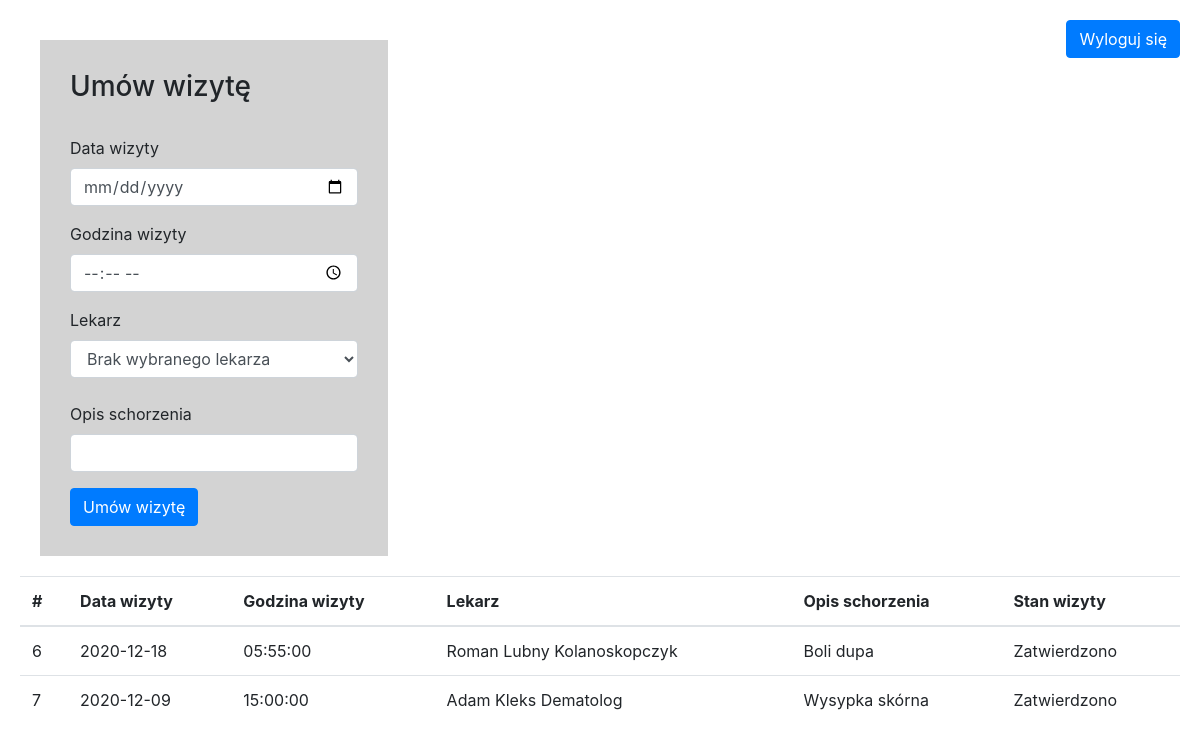
Page /pacjenci.php on the committed database.
### tables this page shows
CREATE TABLE `wizyta` (
  `id_wizyta` int(11) NOT NULL,
  `data` date NOT NULL,
  `godzina` time NOT NULL,
  `lekarz` text NOT NULL,
  `opis` text NOT NULL,
  `stan` text NOT NULL DEFAULT 'Nie zatwierdzono'
);

### pacjenci.php (the view, shortened to what this page needs)
<?php
require_once 'connection.php';
?>
<!doctype html>
<html lang="en">
  <head>
    <link rel="stylesheet" href="https://cdn.jsdelivr.net/npm/bootstrap@4.5.3/dist/css/bootstrap.min.css">
  </head>
  <body>
<div class = "wrapper">
<div class="float-sm-right"><p> <a href="logout.php" >
<button type="submit" class="btn btn-primary"> Wyloguj się </button></a> </p>
</div>
<form method ="post">
  <div class="form-group">
<h3>Umów wizytę</h3> <br/>
    <label for="data">Data wizyty</label>
    <input type="date" class="form-control" id="data" name = "data">
  </div>
  <div class="form-group">
    <label for="godzina">Godzina wizyty</label>
    <input type="time" class="form-control" id="godzina" name = "godzina">
  </div>
<label for="lekarz">Lekarz</label>
  <select class="form-control" id="lekarz" name = "lekarz"  >
  <option>Brak wybranego lekarza</option>
</select>
  <div class="form-group">
  <br/>
    <label for="opis">Opis schorzenia</label>
    <input type="text" class="form-control" id="opis" name = "opis">
  </div>
     <button type="submit" class="btn btn-primary">Umów wizytę</button>
</form>
    <table class="table">
  <thead>
    <tr>
      <th scope="col">#</th>
      <th scope="col">Data wizyty</th>
      <th scope="col">Godzina wizyty</th>
      <th scope="col">Lekarz</th>
      <th scope="col">Opis schorzenia</th>
      <th scope="col">Stan wizyty</th>
    </tr>
  </thead>
  <tbody>
<?php
$polaczenie = new mysqli($host, $db_user, $db_password, $db_name);
$sql = 'select * from wizyta';
$result = $polaczenie->query($sql);
while ($row = mysqli_fetch_row($result)) {
    echo '<tr>';
    echo "<td> $row[0] </td>";
    echo "<td>$row[1] </td>";
    echo "<td>$row[2] </td>";
    echo "<td>$row[3] </td>";
    echo "<td>$row[4] </td>" ;
    echo "<td>$row[5] </td>";
    echo '</tr>';
}
?>
  </tbody>
</table>
</div>

### pacjenci.php (style rules this page uses)
.wrapper { padding: 20px; }
form { padding: 30px; background: lightgrey; width: 30%; margin: 20px; }

### rows in the picture
wizyta: id_wizyta "6", data "2020-12-18", godzina "05:55:00", lekarz "Roman Lubny Kolanoskopczyk", opis "Boli dupa", stan "Zatwierdzono"
wizyta: id_wizyta "7", data "2020-12-09", godzina "15:00:00", lekarz "Adam Kleks Dematolog", opis "Wysypka skórna", stan "Zatwierdzono"
